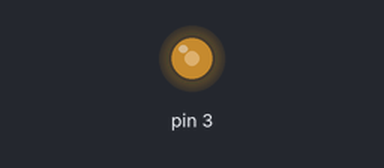
Simulated run of this sketch. Board: Arduino Uno, built with avr-gcc and run on an emulated ATmega328P. Parts: output pins drawn as LEDs (lit = HIGH). What the sketch prints to the serial monitor is not drawn.

Above: at 0.05 s.
At 0.45 s:
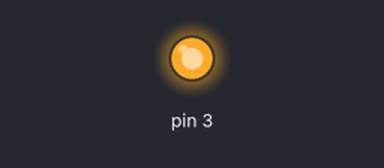
At 0.9 s:
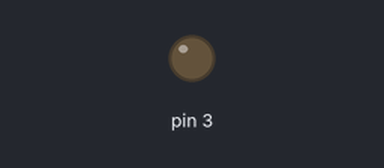
Timing chart, 0 to 3.0 s (numbered marks = the images above):
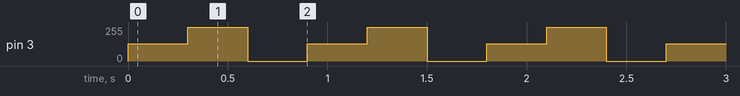

Measured:
- by itself, pin 3: repeats every 0.90 s: 255/255 0.30 s, 0/255 0.30 s, 128/255 0.30 s

The sketch:

AnalogueBlink.ino
```cpp
/*
  David Chatting - david@davidchatting.com
  10th March 2013
  ---
  For Close and Remote Smart City Lab - http://www.closeandremote.net/smart-city-lab/
  ---
  LED and 220 ohm resistor between Arduino pin 3 and GND
  ---
  Adapted from http://arduino.cc/en/Tutorial/blink
*/

void setup() {
  Serial.begin(9600);
  Serial.print("*");

  pinMode(3, OUTPUT);
}

void loop() {
  Serial.print(".");

  analogWrite(3,128);
  delay(300);

  analogWrite(3,255);
  delay(300);

  analogWrite(3,0);
  delay(300);
}
```
